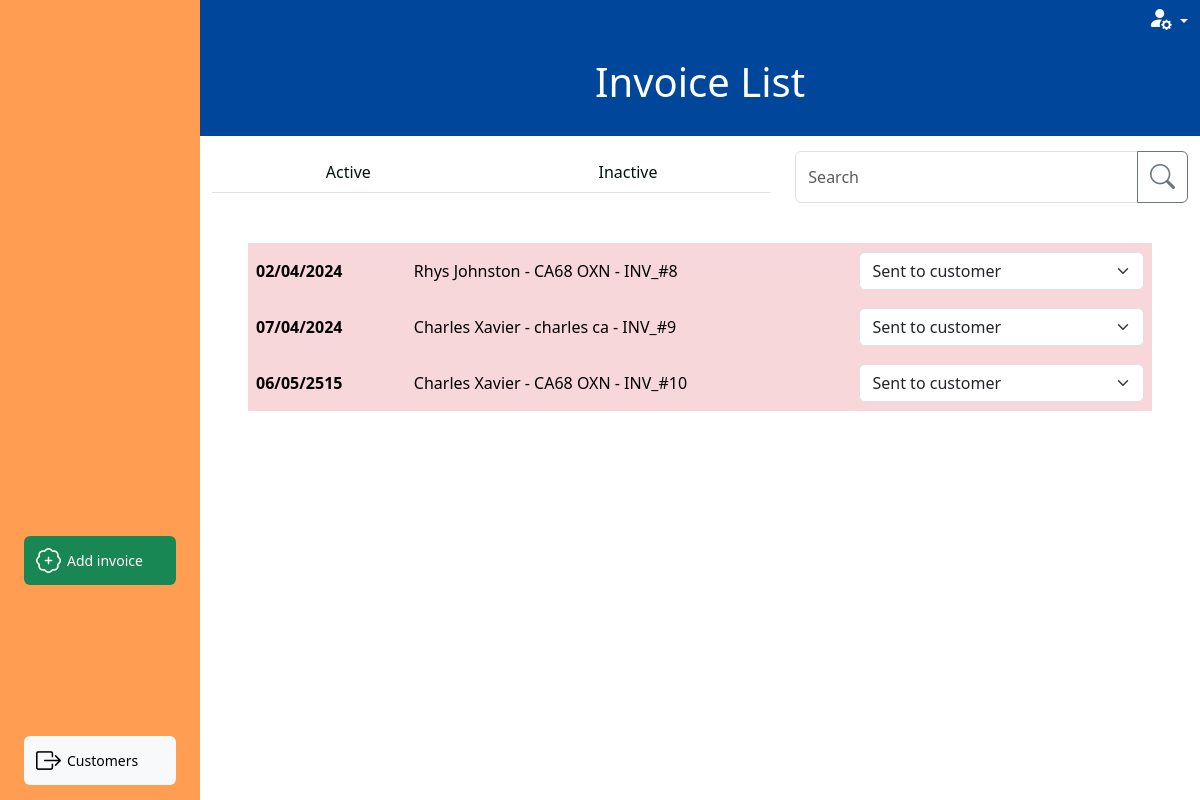
/invoices/invoice_list?filter=pending, run on the app's committed database.
### invoice/models.py (models this page shows, shortened)
class Invoice(models.Model):
    class InvoiceStatus(models.IntegerChoices):
        WORK_ON_HOLD = 1, 'Work on hold'
        OPEN = 2, 'Open'
        READY_FOR_PROCESSING = 3, 'Ready for processing'
        READY_FOR_VERIFICATION = 4, 'Ready for verification'
        SENT_TO_CUSTOMER = 5, 'Sent to customer'
        COMPLETE = 6, 'Complete'
    inv_number = models.CharField(
        max_length=10, null=True, editable=False)
    inv_integer = models.PositiveIntegerField(null=True, editable=False)
    customer = models.ForeignKey(
        Customer, on_delete=models.PROTECT, related_name='invoices',
        blank=True, null=True)
    vehicle = models.ForeignKey(
        Vehicle, on_delete=models.PROTECT, related_name='invoices',
        blank=True, null=True)
    date_in = models.DateTimeField(blank=True, null=True)
    mileage = models.PositiveIntegerField(blank=True, null=True)
    status = models.PositiveSmallIntegerField(
        choices=InvoiceStatus.choices, blank=True, null=True)
    active = models.BooleanField(default=True, blank=True, null=True)
    parts_total = models.PositiveIntegerField(blank=True, null=True)
    labour_total = models.PositiveIntegerField(blank=True, null=True)
    subtotal = models.PositiveIntegerField(blank=True, null=True)
    vat_total = models.PositiveIntegerField(blank=True, null=True)
    grand_total = models.PositiveIntegerField(blank=True, null=True)
    slug = models.SlugField(max_length=100, unique=True, blank=False, null=False)
    unique_id = models.CharField(null=True, blank=True, max_length=100)
    def __str__(self):
        if self.inv_integer:
            result = f'{self.customer} - {self.vehicle} - {self.inv_number}'
        elif self.customer and self.vehicle:
            result = f'{self.customer} - {self.vehicle} - ({self.unique_id})'
        elif self.customer or self.vehicle:
            result = f'{self.customer or self.vehicle} - ({self.unique_id})'
        else:
            result = f'Blank invoice - ({self.unique_id})'
        return result

### customer/models.py (models this page shows, shortened)
class Customer(models.Model):
    class CustomerType(models.IntegerChoices):
        TRADE = 1, 'Trade'
        PRIVATE = 2, 'Private'
    class PaymentTerms(models.IntegerChoices):
        PIA = 1, 'Payment in advance'
        NET_7 = 2, '7 days'
        NET_14 = 3, '14 days'
        NET_30 = 4, '30 days'
        NET_60 = 5, '60 days'
    name = models.CharField(max_length=20, blank=False, null=False)
    friendly_name = models.CharField(max_length=10, blank=True, null=True)
    type = models.PositiveSmallIntegerField(
        choices=CustomerType.choices, blank=True, null=True)
    address_line_1 = models.CharField(max_length=27, blank=True, null=True)
    address_line_2 = models.CharField(max_length=27, blank=True, null=True)
    city_region = models.CharField(max_length=27, blank=True, null=True)
    postcode = models.CharField(max_length=10, blank=True, null=True)
    contact_number_primary = models.CharField(max_length=20, blank=True, null=True)
    email = models.CharField(max_length=20, blank=True, null=True)
    payment_terms = models.PositiveSmallIntegerField(
        choices=PaymentTerms.choices, blank=True, null=True)
    active = models.BooleanField(default=True, blank=True, null=True)
    slug = models.SlugField(max_length=100, unique=True, blank=False, null=False)
    def __str__(self):
        return self.name

class Vehicle(models.Model):
    customer = models.ForeignKey(
        Customer, blank=False, null=False, on_delete=models.CASCADE)
    registration = models.CharField(max_length=10, null=False, blank=False)
    make = models.CharField(max_length=27, blank=True, null=True)
    model = models.CharField(max_length=27, blank=True, null=True)
    active = models.BooleanField(default=True, blank=True, null=True)
    slug = models.SlugField(max_length=100, unique=True, blank=False, null=False)
    def __str__(self):
        return self.registration

### invoice/views.py (the view, shortened to what this page needs)
# urls.py: path('invoice_list', views.invoice_list, name='invoice_list'),
def invoice_list(request):
    create_invoice_form = InvoiceForm(initial={'status': 2})
    invoices = Invoice.objects.all()
    query = None
    filter_mapping = {
        'active': [2, 3, 4],
        'pending': [5,],
        'inactive': [1, 6]
    }
    filter = 'active'
    if request.method == 'GET':
        if 'filter' in request.GET:
            filter = request.GET['filter']
    status_to_filter = filter_mapping.get(filter)
    invoices=invoices.filter(status__in=status_to_filter)
    status_class_map = {
        1: 'secondary',
        2: 'light',
        3: 'success',
        4: 'warning',
        5: 'danger',
        6: 'light'
    }
    context = {
        'create_invoice_form': create_invoice_form,
        'invoices': invoices,
        'search_term': query,
        'filter_status': filter,
        'status_class_map': status_class_map,
        'available_status_map': available_status_full_dict_map
    }
    return render(request, 'invoice/invoice_list.html', context)

### invoice/context_processors.py (called while the page is built)
def user_creds(request):
    return {
        'Mechanic': request.user.groups.filter(name='Mechanic').exists(),
        'Accounts': request.user.groups.filter(name='Accounts').exists(),
        'Foreman': request.user.groups.filter(name='Foreman').exists(),
    }

### invoice/forms.py (called while the page is built)
def add_or_edit_path(slug, type):
    if slug:
        path = reverse('edit_'+type, args=[slug])
    else:
        path = reverse('create_'+type)
    return path

def add_or_edit_modal(slug, type, layout):
    if slug:
        layout
    else:
        layout = Modal(
            layout,
            css_id=type+"_modal",
            title="Add "+type.capitalize(),
            css_class="modal-lg h-100 overflow-y-auto"
        )
    return  layout

    def create_option(self, name, value, label, selected, index, subindex=None, attrs=None):
        option = super().create_option(
            name, value, label, selected, index, subindex=subindex, attrs=attrs)
        try:
            instance = self.choices.queryset.get(pk=value.value)
            option_fk = instance.customer.id
            if option_fk:
                option['attrs']['class'] = option_fk
        except:
            option['attrs']['class'] = 'no_customer'
        return option

### invoice/templatetags/custom_tags.py (called while the page is built)
@register.filter
def get_dict_value(key_to_search, dict):
    return dict.get(key_to_search, {})

@register.filter
def date_uk(value):
    return formats.date_format(value, "d/m/Y")

### invoice/templates/invoice/invoice_list.html (shortened to what this page needs)
{% extends "base_dashboard.html" %}
{% load static %}
{% load crispy_forms_tags %}
{% load custom_tags %}
{% block css %}
{{ block.super }}
<link rel="stylesheet" href="{% static 'invoice/css/invoice.css' %}">
{% endblock %}
{% block page_heading %}Invoice List{% endblock %}
{% block side_menu_action_items %}
<a type="button" data-bs-toggle="modal" data-bs-target="#invoice_modal" class="btn side-menu-link btn-success"><i
        class="bi bi-patch-plus"></i> <span>Add invoice</span></a>
{% endblock side_menu_action_items %}
{% block side_menu_nav_items %}
<a href="{% url 'customer_list' %}" class="btn side-menu-link btn-light"><i
        class="bi bi-box-arrow-right"></i><span>Customers</span></a>
{% endblock side_menu_nav_items %}
{% block filter_search %}
<div class="col-7 d-none d-lg-block mb-4">
    <ul class="nav nav-tabs nav-fill" role="navigation">
        <li class="nav-item">
            <a class="nav-link {% if filter_status == 'active' %}active" aria-current="page" {% else %}" {% endif %}
            href="{% url 'invoice_list' %}">Active</a>
        </li>
        <li class="nav-item">
            <a class="nav-link {% if filter_status == 'inactive' %}active" aria-current="page" {% else %}" {% endif %}
            href="{% url 'invoice_list' %}?filter=inactive">Inactive</a>
        </li>
    </ul>
</div>
<div class="col-lg-5 d-none d-lg-block ">
    <form action="{% url 'invoice_list' %}" method="GET">
        {% include 'includes/searchbar.html' %}
    </form>
</div>
{% endblock %}
{% block dashboard_content %}
<div class="table-responsive">
    <table class="table table-hover align-middle invoice-list-table">
        <tbody>
            {% if invoices %}
                {% for invoice in invoices %}
                    {% with status=invoice.status %}
                        {% if status == 1 and Mechanic or status == 3 and Mechanic %}
                        {% elif status == 4 and not Accounts %}
                        {% else %}
                        <tr class="table-{{ invoice.status|get_dict_value:status_class_map }}">
                            <th scope="row " class="d-none d-lg-table-cell">
                                <a href="{% url 'invoice_summary' invoice.slug %}">{{invoice.date_in|date_uk}}</a>
                            </th>
                            <td class="d-none d-lg-table-cell">
                                <a href="{% url 'invoice_summary' invoice.slug %}">{{invoice}}</a>
                            </td>
                            <td class="d-none d-md-table-cell">
                                <form action="{% url 'invoice_list' %}" method="POST" id="invoice_change_status_{{invoice.pk}}">
                                    <select class="form-select" aria-label="Default select example" onchange="submitForm(this)"
                                        name="status">
                                        <option selected disabled>{{invoice.get_status_display}}</option>
                                    </select>
                                </form>
                            </td>
                        </tr>
                        {% endif %}
                    {% endwith %}
                {% endfor %}
            {% else %}
            <div class="text-center">
                <h5>No results</h5>
            </div>
            {% endif %}
        </tbody>
    </table>
</div>
{% endblock %}

### static/css/base.css (style rules this page uses)
html { height: 100%; overflow: hidden; }
a { color: black; text-decoration: none; }
i { font-size: 25px; }
.side-menu-link { display: flex; align-items: center; font-size: 14px; font-weight: 500; border:none; width: 100%; margin-bottom: 15px; }
.side-menu-link > i { font-size: 25px; margin-right: 6px; }
tr { line-height: 40px; }
th > a, td > a { text-decoration: none; display:block }
.invoice-list-table tr, .invoice-list-table td, .invoice-list-table th, .bottom-row, .bottom-row td { border: none!important; }

### invoice/static/invoice/css/invoice.css (style rules this page uses)
.nav-item .nav-link { color: #03120E; }

### data on the page
Invoice: date_in "02/04/2024", inv_integer+customer+vehicle "Rhys Johnston - CA68 OXN - INV_#8", status "Sent to customer"
Invoice: date_in "07/04/2024", inv_integer+customer+vehicle "Charles Xavier - charles ca - INV_#9", status "Sent to customer"
Invoice: date_in "06/05/2515", inv_integer+customer+vehicle "Charles Xavier - CA68 OXN - INV_#10", status "Sent to customer"
